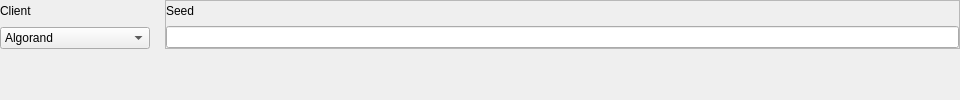
            <widget class="QWidget" name="fromSeedQStackedWidget">
             <layout class="QVBoxLayout" name="verticalLayout_9">
              <property name="spacing">
               <number>15</number>
              </property>
              <property name="leftMargin">
               <number>0</number>
              </property>
              <property name="topMargin">
               <number>0</number>
              </property>
              <property name="rightMargin">
               <number>0</number>
              </property>
              <property name="bottomMargin">
               <number>0</number>
              </property>
              <item>
               <widget class="QFrame" name="SeedQFrame">
                <property name="minimumSize">
                 <size>
                  <width>400</width>
                  <height>0</height>
                 </size>
                </property>
                <layout class="QVBoxLayout" name="SeedVLayout">
                 <property name="spacing">
                  <number>5</number>
                 </property>
                 <property name="leftMargin">
                  <number>0</number>
                 </property>
                 <property name="topMargin">
                  <number>0</number>
                 </property>
                 <property name="rightMargin">
                  <number>0</number>
                 </property>
                 <property name="bottomMargin">
                  <number>0</number>
                 </property>
                 <item>
                  <widget class="QFrame" name="frame_20">
                   <layout class="QHBoxLayout" name="horizontalLayout_17">
                    <property name="spacing">
                     <number>15</number>
                    </property>
                    <property name="leftMargin">
                     <number>0</number>
                    </property>
                    <property name="topMargin">
                     <number>0</number>
                    </property>
                    <property name="rightMargin">
                     <number>0</number>
                    </property>
                    <property name="bottomMargin">
                     <number>0</number>
                    </property>
                    <item>
                     <widget class="QFrame" name="ClientQFrame_3">
                      <property name="minimumSize">
                       <size>
                        <width>150</width>
                        <height>0</height>
                       </size>
                      </property>
                      <layout class="QVBoxLayout" name="ClientVLayout_3">
                       <property name="spacing">
                        <number>5</number>
                       </property>
                       <property name="leftMargin">
                        <number>0</number>
                       </property>
                       <property name="topMargin">
                        <number>0</number>
                       </property>
                       <property name="rightMargin">
                        <number>0</number>
                       </property>
                       <property name="bottomMargin">
                        <number>0</number>
                       </property>
                       <item>
                        <widget class="QFrame" name="ClientLabelQFrame_3">
                         <layout class="QHBoxLayout" name="MStrengthLabelHLayout_5">
                          <property name="spacing">
                           <number>15</number>
                          </property>
                          <property name="leftMargin">
                           <number>0</number>
                          </property>
                          <property name="topMargin">
                           <number>0</number>
                          </property>
                          <property name="rightMargin">
                           <number>0</number>
                          </property>
                          <property name="bottomMargin">
                           <number>0</number>
                          </property>
                          <item>
                           <widget class="QLabel" name="ClientQLabel_3">
                            <property name="text">
                             <string>Client</string>
                            </property>
                           </widget>
                          </item>
                          <item>
                           <spacer name="ClientLabelHSpacer_3">
                            <property name="orientation">
                             <enum>Qt::Horizontal</enum>
                            </property>
                            <property name="sizeHint" stdset="0">
                             <size>
                              <width>40</width>
                              <height>20</height>
                             </size>
                            </property>
                           </spacer>
                          </item>
                         </layout>
                        </widget>
                       </item>
                       <item>
                        <widget class="QComboBox" name="ClientQComboBox_3">
                         <item>
                          <property name="text">
                           <string>Algorand</string>
                          </property>
                         </item>
                         <item>
                          <property name="text">
                           <string>BIP39</string>
                          </property>
                         </item>
                         <item>
                          <property name="text">
                           <string>Cardano</string>
                          </property>
                         </item>
                         <item>
                          <property name="text">
                           <string>Electrum V1</string>
                          </property>
                         </item>
                         <item>
                          <property name="text">
                           <string>Electrum V2</string>
                          </property>
                         </item>
                         <item>
                          <property name="text">
                           <string>Monero</string>
                          </property>
                         </item>
                        </widget>
                       </item>
                      </layout>
                     </widget>
                    </item>
                    <item>
                     <widget class="QFrame" name="frame_21">
                      <property name="frameShape">
                       <enum>QFrame::StyledPanel</enum>
                      </property>
                      <property name="frameShadow">
                       <enum>QFrame::Raised</enum>
                      </property>
                      <layout class="QVBoxLayout" name="verticalLayout_16">
                       <property name="spacing">
                        <number>5</number>
                       </property>
                       <property name="leftMargin">
                        <number>0</number>
                       </property>
                       <property name="topMargin">
                        <number>0</number>
                       </property>
                       <property name="rightMargin">
                        <number>0</number>
                       </property>
                       <property name="bottomMargin">
                        <number>0</number>
                       </property>
                       <item>
                        <widget class="QFrame" name="SeedLabelQFrame">
                         <layout class="QHBoxLayout" name="SeedLabelHLayout">
                          <property name="spacing">
                           <number>15</number>
                          </property>
                          <property name="leftMargin">
                           <number>0</number>
                          </property>
                          <property name="topMargin">
                           <number>0</number>
                          </property>
                          <property name="rightMargin">
                           <number>0</number>
                          </property>
                          <property name="bottomMargin">
                           <number>0</number>
                          </property>
                          <item>
                           <widget class="QLabel" name="SeedQLabel">
                            <property name="text">
                             <string>Seed</string>
                            </property>
                           </widget>
                          </item>
                          <item>
                           <spacer name="SeedLabelHSpacer">
                            <property name="orientation">
                             <enum>Qt::Horizontal</enum>
                            </property>
                            <property name="sizeHint" stdset="0">
                             <size>
                              <width>764</width>
                              <height>20</height>
                             </size>
                            </property>
                           </spacer>
                          </item>
                         </layout>
                        </widget>
                       </item>
                       <item>
                        <widget class="QLineEdit" name="SeedQLineEdit"/>
                       </item>
                      </layout>
                     </widget>
                    </item>
                   </layout>
                  </widget>
                 </item>
                 <item>
                  <spacer name="verticalSpacer">
                   <property name="orientation">
                    <enum>Qt::Vertical</enum>
                   </property>
                   <property name="sizeHint" stdset="0">
                    <size>
                     <width>20</width>
                     <height>40</height>
                    </size>
                   </property>
                  </spacer>
                 </item>
                </layout>
               </widget>
              </item>
             </layout>
            </widget>
